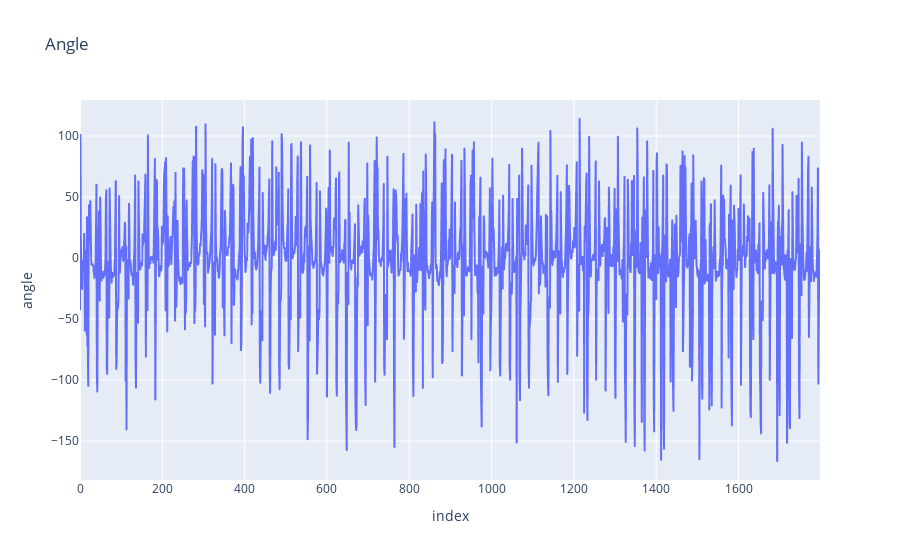

Write notebook code for a chart like this one.
### Markdown cell above
### Winkel Verlauf

### Code cell
import pandas as pd
import plotly.express as px
import matplotlib as mpl
df["angle"]

fig_knee = px.line(df, y="angle", title='Angle')

fig_knee.show()

### Figure 1 — Plotly figure (JSON) as saved in the notebook; plotly's stock layout.template omitted (floating-point values rounded to 4 significant figures; data arrays with more than 128 entries replaced by an {"elided": "..."} marker saying what was removed)
{"data": [{"hovertemplate": "index=%{x}<br>angle=%{y}<extra></extra>", "legendgroup": "", "line": {"color": "#636efa", "dash": "solid"}, "marker": {"symbol": "circle"}, "mode": "lines", "name": "", "showlegend": false, "type": "scattergl", "x": {"elided": "1799 int values"}, "xaxis": "x", "y": {"elided": "1799 float values"}, "yaxis": "y"}], "layout": {"legend": {"tracegroupgap": 0}, "title": {"text": "Angle"}, "xaxis": {"anchor": "y", "domain": [0, 1], "title": {"text": "index"}}, "yaxis": {"anchor": "x", "domain": [0, 1], "title": {"text": "angle"}}}}
